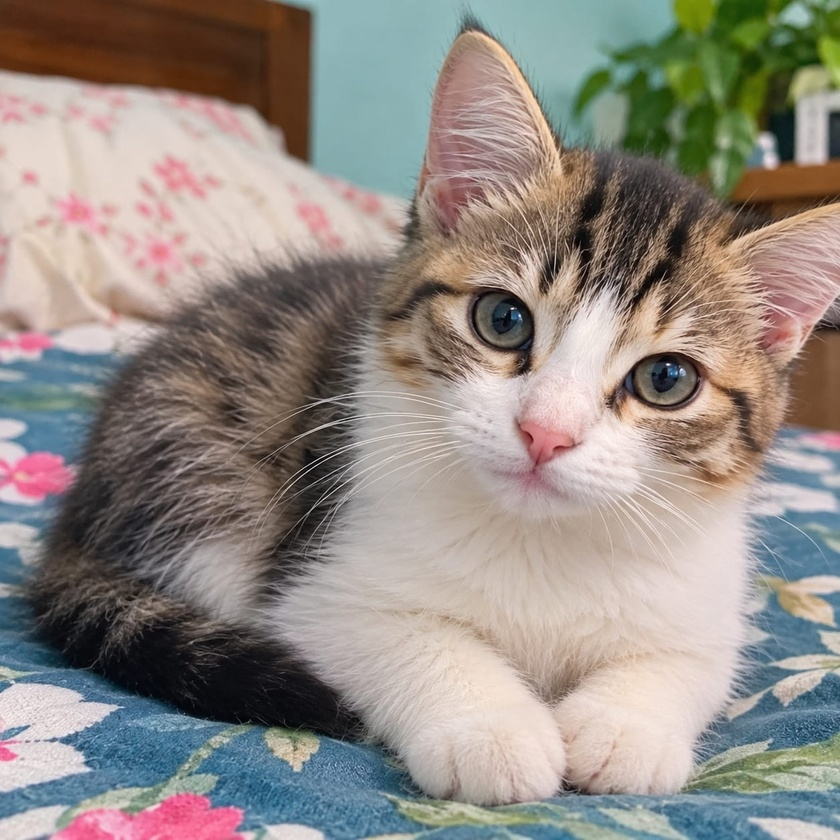
#> input picture Affine_Work/input.jpg, 840 x 840 px, shrunk from 1254 x 1254 before the run
$ python affine_work.py
#> lines starting #> are read from the running program, lines starting #| are printed output that depends on the picture
import os
import numpy as np
import matplotlib.pyplot as plt
from PIL import Image


here = os.path.dirname(os.path.abspath(__file__))

def in_here(name):
    return os.path.join(here, name)


pic = np.asarray(Image.open(in_here("input.jpg")).convert("RGB"))
#> pic is the input picture: shape (840, 840, 3); mean R, G, B 146.4, 138.7, 132.2
H, W, _ = pic.shape
#> H = 840; W = 840
cy, cx = H / 2, W / 2
#> cy = 420; cx = 420

# ---- 3x3 matrix
def shift_m(tx, ty):
    return np.array([[1, 0, tx],
                     [0, 1, ty],
                     [0, 0, 1]], dtype=float)

def zoom_m(sx, sy):
    return np.array([[sx, 0, 0],
                     [0, sy, 0],
                     [0, 0, 1]], dtype=float)

def spin_m(deg):
    a = np.radians(deg)
    return np.array([[np.cos(a), -np.sin(a), 0],
                     [np.sin(a),  np.cos(a), 0],
                     [0, 0, 1]], dtype=float)

def slant_m(kx):
    return np.array([[1, kx, 0],
                     [0, 1, 0],
                     [0, 0, 1]], dtype=float)


def around_center(m):
    return shift_m(cx, cy) @ m @ shift_m(-cx, -cy)


def apply_affine(img, m):
    inv = np.linalg.inv(m)
#> inv = [[1, 0, -60], [0, 1, -40], [0, 0, 1]]
    ys, xs = np.mgrid[0:H, 0:W]
    ones = np.ones_like(xs)
    coords = np.stack([xs.ravel(), ys.ravel(), ones.ravel()])   # 3 x N
    src = inv @ coords
    sx = np.round(src[0]).astype(int)
    sy = np.round(src[1]).astype(int)

    ok = (sx >= 0) & (sx < W) & (sy >= 0) & (sy < H)
    out = np.zeros_like(img)
    out.reshape(-1, 3)[ok] = img[sy[ok], sx[ok]]
    return out

# ---- 4-ta transformation ----
moved   = apply_affine(pic, shift_m(60, 40))
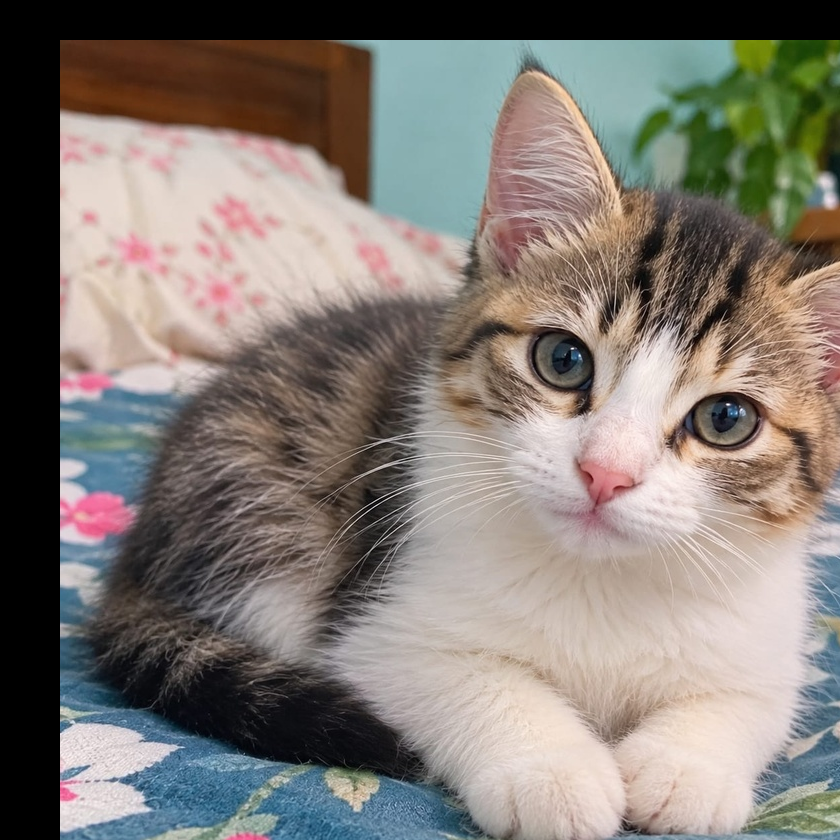
#> moved: shape (840, 840, 3); mean R, G, B 130, 122.6, 116.1
bigger  = apply_affine(pic, around_center(zoom_m(1.4, 1.4)))
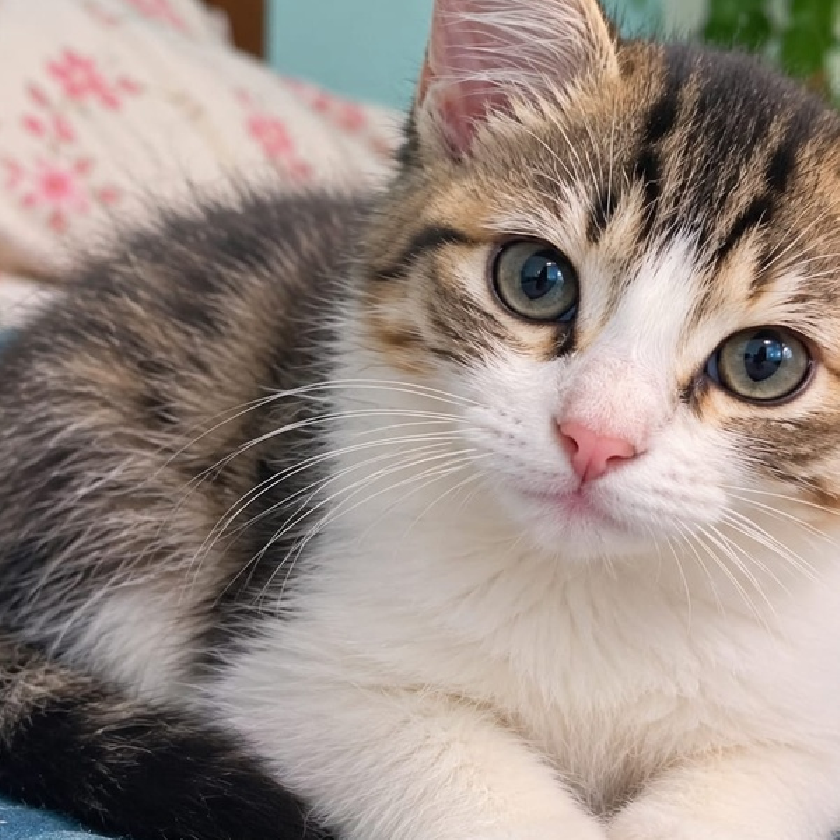
#> bigger: shape (840, 840, 3); mean R, G, B 154.1, 140.4, 133
turned  = apply_affine(pic, around_center(spin_m(30)))
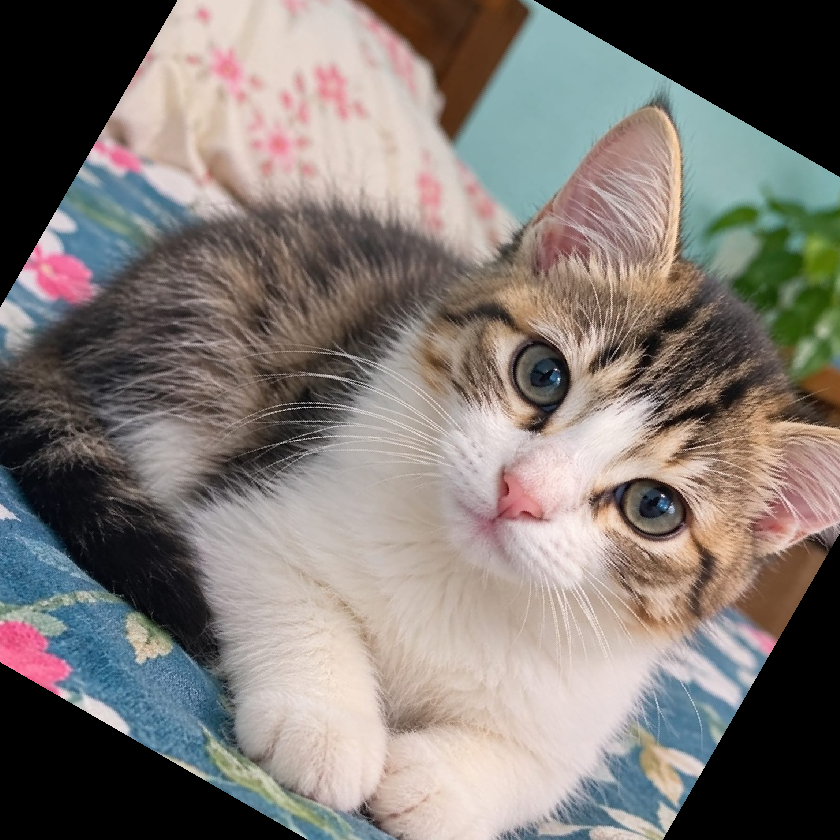
#> turned: shape (840, 840, 3); mean R, G, B 126.8, 119.4, 114.7
slanted = apply_affine(pic, around_center(slant_m(0.4)))
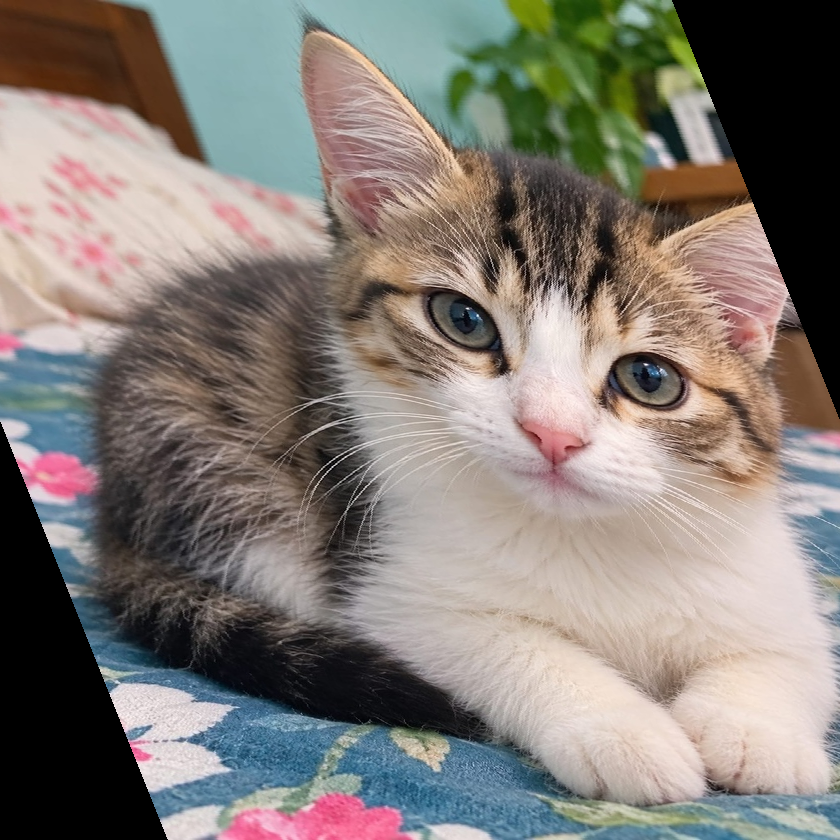
#> slanted: shape (840, 840, 3); mean R, G, B 131.5, 124.4, 118.2


results = [("Original", pic),
           ("Translate (60, 40)", moved),
           ("Scale 1.4x", bigger),
           ("Rotate 30 deg", turned),
           ("Shear 0.4", slanted)]

fig, grid = plt.subplots(1, 5, figsize=(18, 4))
for a, (name, im) in zip(grid, results):
    a.imshow(im)
    a.set_title(name)
    a.axis("off")
#> this loop made 5 passes
#> name on passes 1 to 5: 'Original', 'Translate (60, 40)', 'Scale 1.4x', 'Rotate 30 deg', 'Shear 0.4'
plt.tight_layout()
plt.savefig(in_here("affine_overview.png"), dpi=120)


Image.fromarray(moved).save(in_here("my_translated.jpg"))
Image.fromarray(bigger).save(in_here("my_scaled.jpg"))
Image.fromarray(turned).save(in_here("my_rotated.jpg"))
Image.fromarray(slanted).save(in_here("my_sheared.jpg"))

print("4-ta transformation shesh, file save hoyeche:", here)
plt.show()
